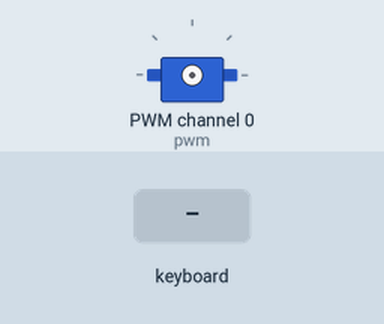
Bench run of a program on a simulated Raspberry Pi (BCM pin numbers). Parts: servo. Inputs (shaded band) come from the test bench. Servo angles are drawn from the pulse width (0.5 ms = 0°, 2.5 ms = 180°).

Above: at 1.2 s.
1.3 s: key space typed on the keyboard
2.8 s: key down typed on the keyboard
At 3.7 s:
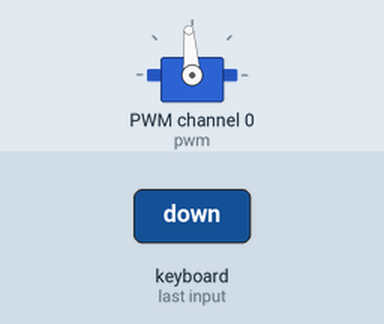
4.3 s: key up typed on the keyboard
At 4.9 s:
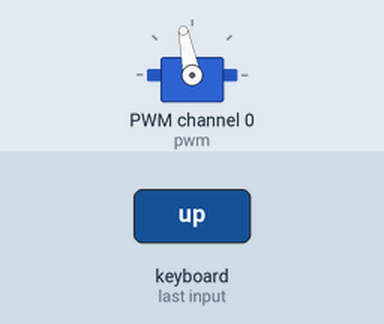
Timing chart, 0 to 7.3 s (numbered marks = the images above; inputs shaded):
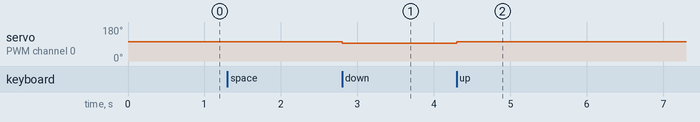

The program:

brushlessMotorTest_Adafruit.original.py
```python
#!/usr/bin/python

# From http://raspberrypi.stackexchange.com/questions/18254/can-i-control-this-esc-brushless-motor-with-a-raspberry-pi-and-or-arduino

from Adafruit_PWM_Servo_Driver import PWM
import time, curses

pwm = PWM(0x40, debug=True)
pwm.setPWMFreq(60)

screen = curses.initscr()

curses.noecho()
curses.cbreak()

screen.keypad(True)

running = True
fwdmax = 600
stop = 400
revmax = 200
go = 400
inc = 20
spinup = 1

def bootup():
    boot = 200
    while boot < fwdmax:
        boot += inc
        pwm.setPWM(0,0,boot)
        time.sleep(0.1)
        if boot > fwdmax:
            while boot > revmax:
                 boot -= inc
                 pwm.setPWM(0,0,boot)
                 time.sleep(0.1)
                 if boot < revmax:
                     boot = 400
                     pwm.setPWM(0,0,boot)
                     spinup = 0
                     break

while running:
        char = screen.getch()
        if char == ord('q'):
                running=False
        else:
                if char == ('b') and spinup == 1:
                    bootup()
                if char == curses.KEY_UP:
                        if go < fwdmax:
                                go += inc
                elif char == curses.KEY_DOWN:
                        if go > revmax:
                                go -= inc

                elif char == ord(' '):
                        go = stop
        pwm.setPWM(0, 0, go)
# shut down cleanly
curses.nocbreak(); screen.keypad(0); curses.echo()
curses.endwin()
```

Measured:
- after the input at 2.8 s, servo on PWM channel 0 (pwm): 101° → 94° at once
- after the input at 4.3 s, servo on PWM channel 0 (pwm): 94° → 101° at once
